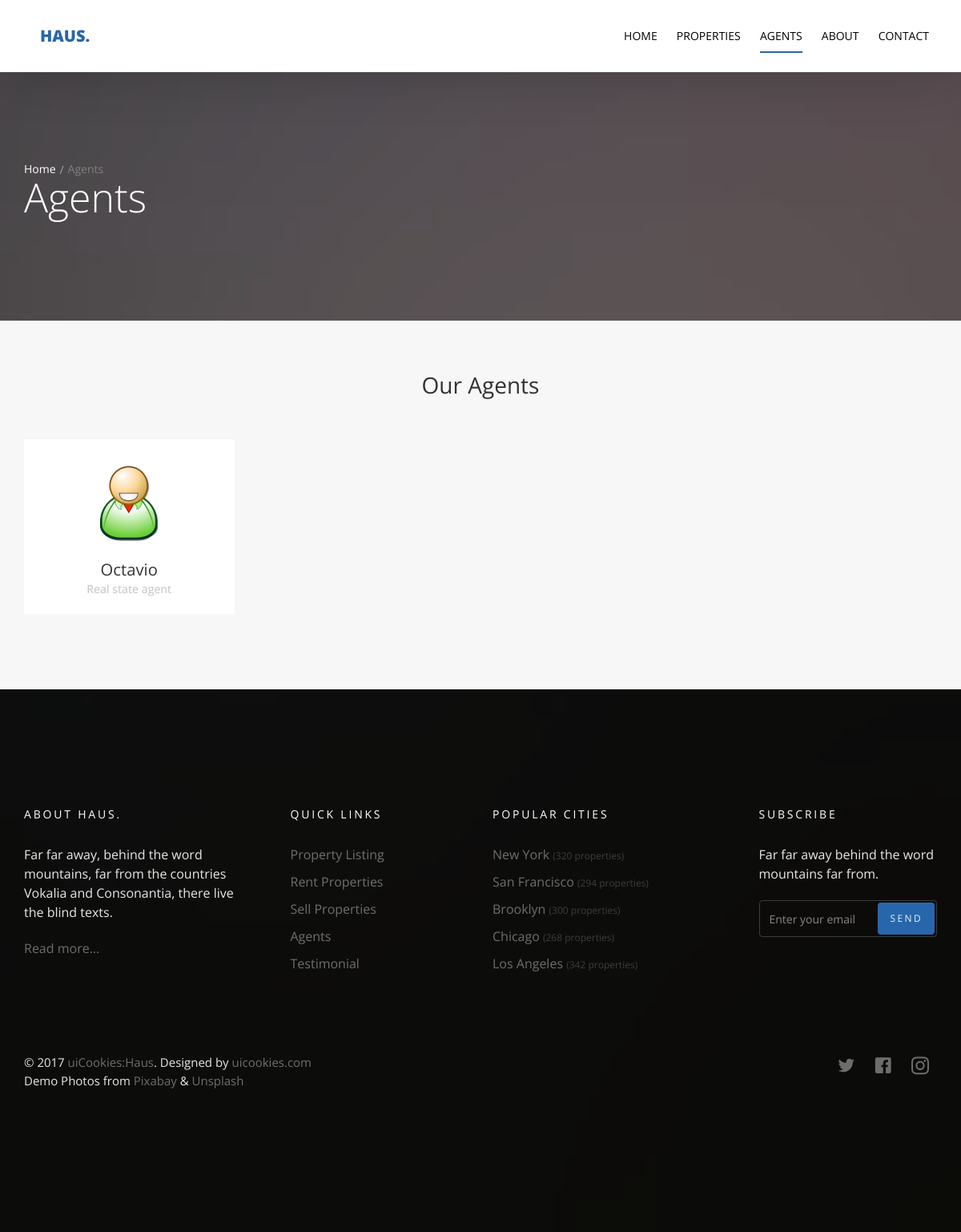
/agents/, run on the app's committed database.
### agents/models.py (models this page shows, shortened)
class Agent(models.Model):
    name = models.CharField(max_length=50)
    title = models.CharField(max_length=50)
    image = models.ImageField(upload_to='agents/')

### agents/views.py (the view)
# urls.py: path('', views.agents_list, name='agent_list'),
def agents_list(request):
    agent_list = Agent.objects.all()
    template = 'agents/agents.html'
    context = {
        'agent_list': agent_list
    }
    return  render(request, template, context)

### agents/templates/agents/agents.html (shortened to what this page needs)
{% extends 'base.html' %}
{% block body %}
  <section class="probootstrap-slider flexslider2 page-inner">
    <div class="overlay"></div>
    <div class="probootstrap-wrap-banner">
      <div class="container">
        <div class="row">
          <div class="col-md-8">
            <div class="page-title probootstrap-animate">
              <div class="probootstrap-breadcrumbs">
                <a href="#">Home</a><span>Agents</span>
              </div>
              <h1>Agents</h1>
            </div>
          </div>
        </div>
      </div>
    </div>
    <ul class="slides">
      <li style="background-image: url(img/slider_1.jpg);"></li>
    </ul>
  </section>
  <section class="probootstrap-section probootstrap-section-lighter">
    <div class="container">
      <div class="row heading">
        <h2 class="mt0 mb50 text-center">Our Agents</h2>
      </div>
      <div class="row">
          {% for agent in agent_list %}
            <div class="col-md-3 col-sm-6">
              <div class="probootstrap-card probootstrap-person text-left">
                <div class="probootstrap-card-media">
                  <img src="{{ agent.image.url }}" class="img-responsive" alt="Free HTML5 Template by uicookies.com">
                </div>
                <div class="probootstrap-card-text">
                  <h2 class="probootstrap-card-heading mb0">{{ agent.name }}</h2>
                  <p><small>{{ agent.title }}</small></p>
                </div>
              </div>
            </div>
          {% endfor %}
      </div>
    </div>
  </section>
{% endblock body %}

### templates/base.html (shortened to what this page needs)
{% load static %}
<!DOCTYPE html>
<html lang="en">
  <head>
    <link rel="stylesheet" href="{% static 'css/styles-merged.css' %}">
    <link rel="stylesheet" href="{% static 'css/style.min.css' %}">
    <link rel="stylesheet" href="{% static 'css/custom.css' %}">
  </head>
  <body>
  <header role="banner" class="probootstrap-header">
    <div class="container">
        <a href="index.html" class="probootstrap-logo">Haus<span>.</span></a>
        <nav role="navigation" class="probootstrap-nav hidden-xs">
          <ul class="probootstrap-main-nav">
            <li {% if property_list_home %} class="active" {% endif %}><a href="/">Home</a></li>
            <li {% if property_list %} class="active" {% endif %}><a href="{% url 'property:property_list' %}">Properties</a></li>
            <li {% if agent_list %} class="active" {% endif %}><a href="{% url 'agents:agent_list' %}">Agents</a></li>
            <li {% if about %} class="active" {% endif %}><a href="{% url 'about:aboutus' %}">About</a></li>
            <li {% if contactdetails %} class="active" {% endif %}><a href="{% url 'contact:send_email' %}">Contact</a></li>
          </ul>
        </nav>
    </div>
  </header>
  {% block body %}
  {% endblock body %}
  <footer class="probootstrap-footer probootstrap-bg" style="background-image: url(img/slider_3.jpg)">
    <div class="container">
      <div class="row mb60">
        <div class="col-md-3">
          <div class="probootstrap-footer-widget">
            <h4 class="heading">About Haus.</h4>
            <p>Far far away, behind the word mountains, far from the countries Vokalia and Consonantia, there live the blind texts. </p>
            <p><a href="#">Read more...</a></p>
          </div>
        </div>
        <div class="col-md-3">
          <div class="probootstrap-footer-widget probootstrap-link-wrap">
            <h4 class="heading">Quick Links</h4>
            <ul class="stack-link">
              <li><a href="#">Property Listing</a></li>
              <li><a href="#">Rent Properties</a></li>
              <li><a href="#">Sell Properties</a></li>
              <li><a href="#">Agents</a></li>
              <li><a href="#">Testimonial</a></li>
            </ul>
          </div>
        </div>
        <div class="col-md-3">
          <div class="probootstrap-footer-widget">
            <h4 class="heading">Popular Cities</h4>
            <ul class="stack-link">
              <li><a href="#">New York <small>(320 properties)</small></a></li>
              <li><a href="#">San Francisco <small>(294 properties)</small></a></li>
              <li><a href="#">Brooklyn <small>(300 properties)</small></a></li>
              <li><a href="#">Chicago <small>(268 properties)</small></a></li>
              <li><a href="#">Los Angeles <small>(342 properties)</small></a></li>
            </ul>
          </div>
        </div>
        <div class="col-md-3">
          <div class="probootstrap-footer-widget probootstrap-link-wrap">
            <h4 class="heading">Subscribe</h4>
            <p>Far far away behind the word mountains far from.</p>
            <form action="#">
              <div class="form-field">
                <input type="text" class="form-control" placeholder="Enter your email">
                <button class="btn btn-subscribe">Send</button>
              </div>
            </form>
          </div>
        </div>
      </div>
      <div class="row copyright">
        <div class="col-md-6">
          <div class="probootstrap-footer-widget">
            <p>&copy; 2017 <a href="https://uicookies.com/">uiCookies:Haus</a>. Designed by <a href="https://uicookies.com/">uicookies.com</a> <br> Demo Photos from <a href="https://pixabay.com/">Pixabay</a> &amp; <a href="https://unsplash.com/">Unsplash</a></p>
          </div>
        </div>
        <div class="col-md-6">
          <div class="probootstrap-footer-widget right">
            <ul class="probootstrap-footer-social">
              <li><a href="#"><i class="icon-twitter"></i></a></li>
              <li><a href="#"><i class="icon-facebook"></i></a></li>
              <li><a href="#"><i class="icon-instagram2"></i></a></li>
            </ul>
          </div>
        </div>
      </div>
    </div>
  </footer>
  </body>
</html>

### data on the page
Agent: image (picture), name "Octavio", title "Real state agent"
